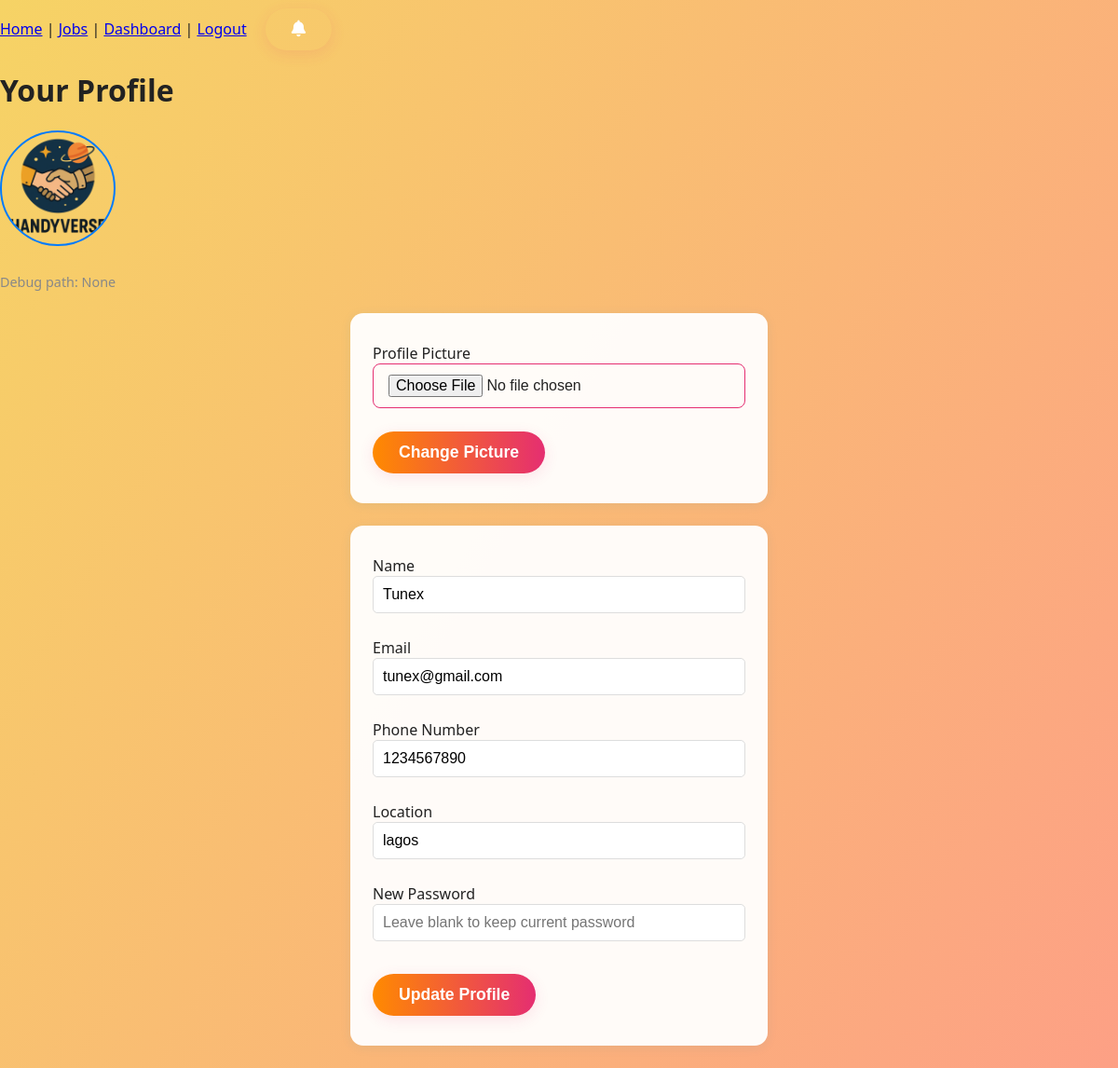
The app's page /profile (signed in) with its own data.
### app/models.py (models this page shows, shortened)
class User(db.Model, UserMixin):  # Inherit from UserMixin
    __tablename__ = 'user'
    id = db.Column(db.Integer, primary_key=True)
    email = db.Column(db.String(120), unique=True, nullable=False)
    name = db.Column(db.String(100), nullable=False)
    password_hash = db.Column(db.String(512))
    location = db.Column(db.String(100))
    phone_number = db.Column(db.String(15))
    is_artisan = db.Column(db.Boolean, default=False)
    profile_pic = db.Column(db.String(200))
    messages = db.relationship('Message', foreign_keys='Message.sender_id', backref='sender', lazy='dynamic')
    received_messages = db.relationship('Message', foreign_keys='Message.recipient_id', backref='recipient', lazy='dynamic')
    job_posts = db.relationship('JobPost', back_populates='user', lazy='dynamic')
    favorites = db.relationship('Favorite', back_populates='user', lazy='dynamic')
    reviews_given = db.relationship('Review', back_populates='customer', lazy='dynamic')
    notifications = db.relationship('Notification', back_populates='user', lazy='dynamic')

### app/routes.py (the view, shortened to what this page needs)
@main.route('/profile', methods=['GET', 'POST'])
@login_required
def profile():
    form = ProfileForm(obj=current_user)
    upload_form = UploadForm()
    return render_template('profile.html', form=form, upload_form=upload_form)

### app/routes.py
class ProfileForm(FlaskForm):
    name = StringField('Name', validators=[DataRequired()])
    email = StringField('Email', validators=[DataRequired(), Email()])
    phone_number = StringField('Phone Number', validators=[Optional()])
    location = StringField('Location', validators=[Optional()])
    password = PasswordField('New Password', validators=[Optional(), Length(min=8)])
    submit = StringField('Update')

### app/forms.py
class UploadForm(FlaskForm):
    file = FileField('Profile Picture', validators=[
        FileRequired(),
        FileAllowed(['jpg', 'jpeg', 'png', 'gif'], 'Images only!')
    ])
    submit = SubmitField('Upload')

### app/templates/profile.html (shortened to what this page needs)
{% extends "base.html" %}
{% block content %}
<div class="dashboard-header">
    <h1>Your Profile</h1>
</div>
<div class="profile-section">
    <div class="profile-pic-preview">
        <img src="{{ current_user.profile_pic or url_for('static', filename='images/handyverse-hero.png') }}" alt="Profile Picture" class="profile-pic" style="width:120px;height:120px;border-radius:50%;object-fit:cover;">
        <p style="font-size: 0.9rem; color: #888;">
    Debug path: {{ current_user.profile_pic }}
</p>
        <form method="POST" enctype="multipart/form-data" action="{{ url_for('main.upload_profile_pic') }}">
            {{ upload_form.file.label }} {{ upload_form.file() }}
            <button type="submit">Change Picture</button>
        </form>
    </div>
    <form method="POST" class="profile-form">
        <div class="form-group">
            {{ form.name.label }} {{ form.name(class="form-control") }}
        </div>
        <div class="form-group">
            {{ form.email.label }} {{ form.email(class="form-control") }}
        </div>
        <div class="form-group">
            {{ form.phone_number.label }} {{ form.phone_number(class="form-control") }}
        </div>
        <div class="form-group">
            {{ form.location.label }} {{ form.location(class="form-control") }}
        </div>
        <div class="form-group">
            {{ form.password.label }} {{ form.password(class="form-control", placeholder="Leave blank to keep current password") }}
        </div>
        <button type="submit" class="cta-button">Update Profile</button>
    </form>
</div>
{% endblock %}

### app/static/styles.css (style rules this page uses)
body { font-family: 'Segoe UI', 'Roboto', Arial, sans-serif; background: linear-gradient(120deg, #f6d365 0%, #fda085 100%); margin: 0; min-height: 100vh; color: #222; }
button, .cta-button, .search-button, .contact-button, .auth-option, .btn { background: linear-gradient(90deg, #ff8a00 0%, #e52e71 100%); color: #fff; border: none; padding: 12px 28px; border-radius: 24px; font-size: 1.1rem; font-weight: 700; cursor: pointer; box-shadow: 0 4px 16px rgba(229,46,113,0.12); transition: background 0.2s, transform 0.2s; margin-top: 0.5em; display: inline-block; }
.profile-pic { width: 70px; height: 70px; border-radius: 50%; object-fit: cover; border: 2px solid #007bff; margin-bottom: 10px; }
.form-group { margin-bottom: 1rem; text-align: left; width: 100%; }
textarea, .form-control { width: 100%; max-width: 500px; padding: 10px; border: 1px solid #ddd; border-radius: 5px; resize: vertical; box-sizing: border-box; font-size: 1em; margin-bottom: 10px; }
form { background: rgba(255,255,255,0.95); border-radius: 14px; box-shadow: 0 2px 12px rgba(33,147,176,0.09); padding: 2em 1.5em; margin: 1.5em auto; max-width: 400px; }
input, textarea, select { border: 1.5px solid #e52e71; border-radius: 8px; padding: 0.7em 1em; font-size: 1em; margin-bottom: 1em; width: 100%; box-sizing: border-box; transition: border 0.2s; }

### records on screen
User: profile_pic "None", name "Tunex", email "tunex@gmail.com", phone_number "1234567890", location "lagos"

### other values on screen
{{ upload_form.file.label }} "Profile Picture"
